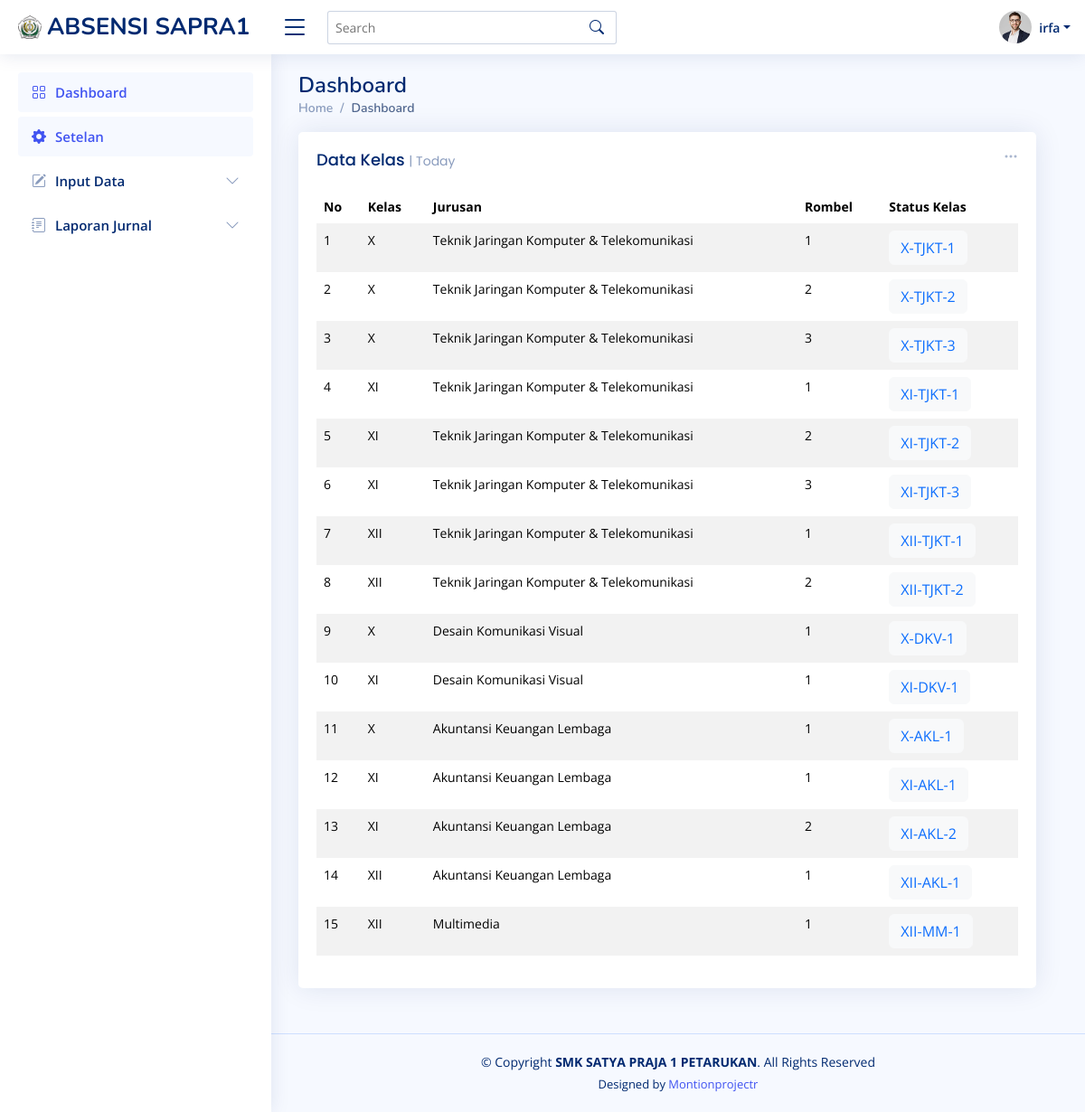
Screenshot of /pages-admin.php?page=data-kelas (signed in) with the database file from the repository.
### tables this page shows
CREATE TABLE `tb_user` (
  `id_user` int(10) NOT NULL,
  `username` varchar(15) NOT NULL,
  `password` varchar(255) NOT NULL,
  `nipy` varchar(20) NOT NULL,
  `nama_depan` varchar(10) NOT NULL,
  `nama_lengkap` varchar(50) NOT NULL
);

CREATE TABLE `tb_kel_jur_rombel` (
  `id_rombel` int(10) NOT NULL,
  `id_kelas` int(3) NOT NULL,
  `id_jurusan` int(10) NOT NULL,
  `id_th_pelajaran` int(10) NOT NULL,
  `rombel` varchar(4) NOT NULL
);

CREATE TABLE `tb_kelas` (
  `id_kelas` int(3) NOT NULL,
  `name_kelas` varchar(3) NOT NULL
);

CREATE TABLE `tb_jurusan` (
  `id_jurusan` int(10) NOT NULL,
  `name_jurusan` varchar(50) NOT NULL,
  `singkat_jurusan` varchar(10) NOT NULL
);

### data-kelas.php (the view, shortened to what this page needs)
<div class="row">
	<div class="col-12">
	  <div class="card recent-sales overflow-auto">
	    <div class="filter">
	      <a class="icon" href="#" data-bs-toggle="dropdown"><i class="bi bi-three-dots"></i></a>
	    </div>
	    <div class="card-body">
	      <h5 class="card-title">Data Kelas <span>| Today</span></h5>
	      <table class="table table-borderless table-striped datatable">
	        <thead>
	          <tr>
	          	<th scope="col">No</th>
	            <th scope="col">Kelas</th>
	            <th scope="col">Jurusan</th>
	            <th scope="col">Rombel</th>
	            <th scope="col">Status Kelas</th>
	          </tr>
	        </thead>
	        <tbody>
        	<?php
        	$query = mysqli_query($koneksi, "select id_rombel, x.id_kelas, name_kelas, x.id_jurusan, name_jurusan, rombel, concat_ws('-', name_kelas, singkat_jurusan, rombel) as kelas from tb_kel_jur_rombel x inner join tb_kelas y on y.id_kelas = x.id_kelas inner join tb_jurusan z on z.id_jurusan = x.id_jurusan");
        	$no=1;
        	while ($data = mysqli_fetch_array($query)) { ?>
        		<tr>
        			<td><?= $no++; ?></td>
        			<td><?= $data['name_kelas']; ?></td>
        			<td><?= $data['name_jurusan']; ?></td>
        			<td><?= $data['rombel']; ?></td>
        			<td><a href="?page=r-kelas&idrm=<?= $data['id_rombel']; ?>" class="text-primary btn btn-light"><?= $data['kelas']; ?></a></td>
        		</tr>
        	<?php }
        	?>
	        </tbody>
	      </table>
	    </div>
	  </div>
	</div>
</div>

### pages-admin.php (shortened to what this page needs)
<?php
require_once('pages-config.php');
$query = mysqli_query($koneksi, "select * from tb_user where id_user = '".$_SESSION['id_user']."'");
$user = mysqli_fetch_array($query);
?>
<!DOCTYPE html>
<html lang="en">
<head>
  <link href="assets/vendor/bootstrap/css/bootstrap.min.css" rel="stylesheet">
  <link href="assets/vendor/bootstrap-icons/bootstrap-icons.css" rel="stylesheet">
  <link href="assets/vendor/boxicons/css/boxicons.min.css" rel="stylesheet">
  <link href="assets/vendor/quill/quill.snow.css" rel="stylesheet">
  <link href="assets/vendor/quill/quill.bubble.css" rel="stylesheet">
  <link href="assets/vendor/remixicon/remixicon.css" rel="stylesheet">
  <link href="assets/vendor/simple-datatables/style.css" rel="stylesheet">
  <link href="assets/css/style.css" rel="stylesheet">
</head>
<body>
  <header id="header" class="header fixed-top d-flex align-items-center">
    <div class="d-flex align-items-center justify-content-between">
      <a href="index.html" class="logo d-flex align-items-center">
        <img src="assets/img/logosp1.jpg" alt="">
        <span class="d-none d-lg-block">ABSENSI SAPRA1</span>
      </a>
      <i class="bi bi-list toggle-sidebar-btn"></i>
    </div>
    <div class="search-bar">
      <form class="search-form d-flex align-items-center" method="POST" action="#">
        <input type="text" name="query" placeholder="Search" title="Enter search keyword">
        <button type="submit" title="Search"><i class="bi bi-search"></i></button>
      </form>
    </div>
    <nav class="header-nav ms-auto">
      <ul class="d-flex align-items-center">
        <li class="nav-item dropdown pe-3">
          <a class="nav-link nav-profile d-flex align-items-center pe-0" href="#" data-bs-toggle="dropdown">
            <img src="assets/img/profile-img.jpg" alt="Profile" class="rounded-circle">
            <span class="d-none d-md-block dropdown-toggle ps-2"><?= $user['nama_depan']; ?></span>
          </a>
        </li>
      </ul>
    </nav>
  </header>
  <aside id="sidebar" class="sidebar">
    <ul class="sidebar-nav" id="sidebar-nav">
      <li class="nav-item">
        <a class="nav-link" href="pages-admin.php">
          <i class="bi bi-grid"></i>
          <span>Dashboard</span>
        </a>
      </li>
      <li class="nav-item">
        <a class="nav-link" href="#">
          <i class="bi bi-gear-fill"></i>
          <span>Setelan</span>
        </a>
      </li>
      <li class="nav-item">
        <a class="nav-link collapsed" data-bs-target="#components-nav" data-bs-toggle="collapse" href="#">
          <i class="bi bi-pencil-square"></i><span>Input Data</span><i class="bi bi-chevron-down ms-auto"></i>
        </a>
      </li>
      <li class="nav-item">
        <a class="nav-link collapsed" data-bs-target="#forms-nav" data-bs-toggle="collapse" href="#">
          <i class="bi bi-journal-text"></i><span>Laporan Jurnal</span><i class="bi bi-chevron-down ms-auto"></i>
        </a>
      </li>
    </ul>
  </aside>
  <main id="main" class="main">
    <div class="pagetitle">
      <h1>Dashboard</h1>
      <nav>
        <ol class="breadcrumb">
          <li class="breadcrumb-item"><a href="index.html">Home</a></li>
          <li class="breadcrumb-item active">Dashboard</li>
        </ol>
      </nav>
    </div>
    <section class="section dashboard">
      <div class="row">
        <?php
        if (isset($_GET['page'])) {
          $pages = $_GET['page'];
          switch ($pages) {
            case 'data-kelas':
              require_once('data-kelas.php');
              break;
          }
        }else{
          require_once('pages-adm-home.php');
        }
        ?>
      </div>
    </section>
  </main>
  <footer id="footer" class="footer">
    <div class="copyright">
      &copy; Copyright <strong><span>SMK SATYA PRAJA 1 PETARUKAN</span></strong>. All Rights Reserved
    </div>
    <div class="credits">
      Designed by <a href="#">Montionprojectr</a>
    </div>
  </footer>
</body>
</html>

### assets/css/style.css (style rules this page uses)
:root { scroll-behavior: smooth; }
body { font-family: "Open Sans", sans-serif; background: #f6f9ff; color: #444444; }
a { color: #4154f1; text-decoration: none; }
h1, h2, h3, h4, h5, h6 { font-family: "Nunito", sans-serif; }
#main { margin-top: 60px; padding: 20px 30px; transition: all 0.3s; }
.pagetitle { margin-bottom: 10px; }
.pagetitle h1 { font-size: 24px; margin-bottom: 0; font-weight: 600; color: #012970; }
.card { margin-bottom: 30px; border: none; border-radius: 5px; box-shadow: 0px 0 30px rgba(1, 41, 112, 0.1); }
.card-title { padding: 20px 0 15px 0; font-size: 18px; font-weight: 500; color: #012970; font-family: "Poppins", sans-serif; }
.card-title span { color: #899bbd; font-size: 14px; font-weight: 400; }
.card-body { padding: 0 20px 20px 20px; }
.breadcrumb { font-size: 14px; font-family: "Nunito", sans-serif; color: #899bbd; font-weight: 600; }
.breadcrumb a { color: #899bbd; transition: 0.3s; }
.breadcrumb .breadcrumb-item::before { color: #899bbd; }
.breadcrumb .active { color: #51678f; font-weight: 600; }
.logo { line-height: 1; }
@media (min-width: 1200px) { .logo { width: 280px; } }
.logo img { max-height: 26px; margin-right: 6px; }
.logo span { font-size: 26px; font-weight: 700; color: #012970; font-family: "Nunito", sans-serif; }
.header { transition: all 0.5s; z-index: 997; height: 60px; box-shadow: 0px 2px 20px rgba(1, 41, 112, 0.1); background-color: #fff; padding-left: 20px; }
.header .toggle-sidebar-btn { font-size: 32px; padding-left: 10px; cursor: pointer; color: #012970; }
.header .search-bar { min-width: 360px; padding: 0 20px; }
.header .search-form { width: 100%; }
.header .search-form input { border: 0; font-size: 14px; color: #012970; border: 1px solid rgba(1, 41, 112, 0.2); padding: 7px 38px 7px 8px; border-radius: 3px; transition: 0.3s; width: 100%; }
.header .search-form button { border: 0; padding: 0; margin-left: -30px; background: none; }
.header .search-form button i { color: #012970; }
.header-nav ul { list-style: none; }
.header-nav>ul { margin: 0; padding: 0; }
.header-nav .nav-profile { color: #012970; }
.header-nav .nav-profile img { max-height: 36px; }
.header-nav .nav-profile span { font-size: 14px; font-weight: 600; }
.sidebar { position: fixed; top: 60px; left: 0; bottom: 0; width: 300px; z-index: 996; transition: all 0.3s; padding: 20px; overflow-y: auto; scrollbar-width: thin; scrollbar-color: #aab7cf transparent; box-shadow: 0px 0px 20px rgba(1, 41, 112, 0.1); background-color: #fff; }
@media (min-width: 1200px) { #main, #footer { margin-left: 300px; } }
.sidebar-nav { padding: 0; margin: 0; list-style: none; }
.sidebar-nav li { padding: 0; margin: 0; list-style: none; }
.sidebar-nav .nav-item { margin-bottom: 5px; }
.sidebar-nav .nav-link { display: flex; align-items: center; font-size: 15px; font-weight: 600; color: #4154f1; transition: 0.3; background: #f6f9ff; padding: 10px 15px; border-radius: 4px; }
.sidebar-nav .nav-link i { font-size: 16px; margin-right: 10px; color: #4154f1; }
.sidebar-nav .nav-link.collapsed { color: #012970; background: #fff; }
.sidebar-nav .nav-link.collapsed i { color: #899bbd; }
.sidebar-nav .nav-link .bi-chevron-down { margin-right: 0; transition: transform 0.2s ease-in-out; }
.dashboard .filter { position: absolute; right: 0px; top: 15px; }
.dashboard .filter .icon { color: #aab7cf; padding-right: 20px; padding-bottom: 5px; transition: 0.3s; font-size: 16px; }
.dashboard .recent-sales { font-size: 14px; }
.dashboard .recent-sales .table thead { background: #f6f6fe; }
.dashboard .recent-sales .table thead th { border: 0; }
.footer { padding: 20px 0; font-size: 14px; transition: all 0.3s; border-top: 1px solid #cddfff; }
.footer .copyright { text-align: center; color: #012970; }
.footer .credits { padding-top: 5px; text-align: center; font-size: 13px; color: #012970; }

### rows the page displays
tb_user: nama_depan "irfa"
tb_kel_jur_rombel: id_kelas.name_kelas "X", id_jurusan.name_jurusan "Teknik Jaringan Komputer & Telekomunikasi", rombel "1", kelas "X-TJKT-1"
tb_kel_jur_rombel: id_kelas.name_kelas "X", id_jurusan.name_jurusan "Teknik Jaringan Komputer & Telekomunikasi", rombel "2", kelas "X-TJKT-2"
tb_kel_jur_rombel: id_kelas.name_kelas "X", id_jurusan.name_jurusan "Teknik Jaringan Komputer & Telekomunikasi", rombel "3", kelas "X-TJKT-3"
tb_kel_jur_rombel: id_kelas.name_kelas "XI", id_jurusan.name_jurusan "Teknik Jaringan Komputer & Telekomunikasi", rombel "1", kelas "XI-TJKT-1"
tb_kel_jur_rombel: id_kelas.name_kelas "XI", id_jurusan.name_jurusan "Teknik Jaringan Komputer & Telekomunikasi", rombel "2", kelas "XI-TJKT-2"
tb_kel_jur_rombel: id_kelas.name_kelas "XI", id_jurusan.name_jurusan "Teknik Jaringan Komputer & Telekomunikasi", rombel "3", kelas "XI-TJKT-3"
tb_kel_jur_rombel: id_kelas.name_kelas "XII", id_jurusan.name_jurusan "Teknik Jaringan Komputer & Telekomunikasi", rombel "1", kelas "XII-TJKT-1"
tb_kel_jur_rombel: id_kelas.name_kelas "XII", id_jurusan.name_jurusan "Teknik Jaringan Komputer & Telekomunikasi", rombel "2", kelas "XII-TJKT-2"
tb_kel_jur_rombel: id_kelas.name_kelas "X", id_jurusan.name_jurusan "Desain Komunikasi Visual", rombel "1", kelas "X-DKV-1"
tb_kel_jur_rombel: id_kelas.name_kelas "XI", id_jurusan.name_jurusan "Desain Komunikasi Visual", rombel "1", kelas "XI-DKV-1"
tb_kel_jur_rombel: id_kelas.name_kelas "X", id_jurusan.name_jurusan "Akuntansi Keuangan Lembaga", rombel "1", kelas "X-AKL-1"
tb_kel_jur_rombel: id_kelas.name_kelas "XI", id_jurusan.name_jurusan "Akuntansi Keuangan Lembaga", rombel "1", kelas "XI-AKL-1"
tb_kel_jur_rombel: id_kelas.name_kelas "XI", id_jurusan.name_jurusan "Akuntansi Keuangan Lembaga", rombel "2", kelas "XI-AKL-2"
tb_kel_jur_rombel: id_kelas.name_kelas "XII", id_jurusan.name_jurusan "Akuntansi Keuangan Lembaga", rombel "1", kelas "XII-AKL-1"
tb_kel_jur_rombel: id_kelas.name_kelas "XII", id_jurusan.name_jurusan "Multimedia", rombel "1", kelas "XII-MM-1"
